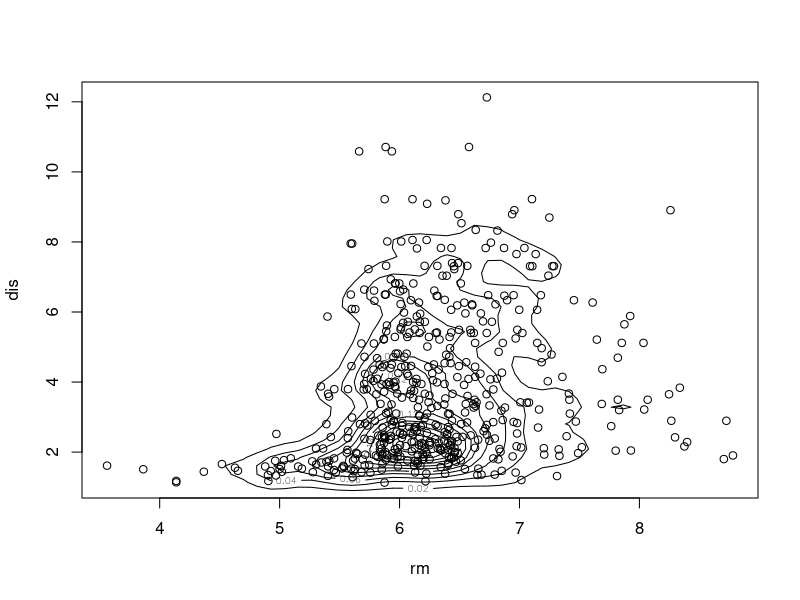
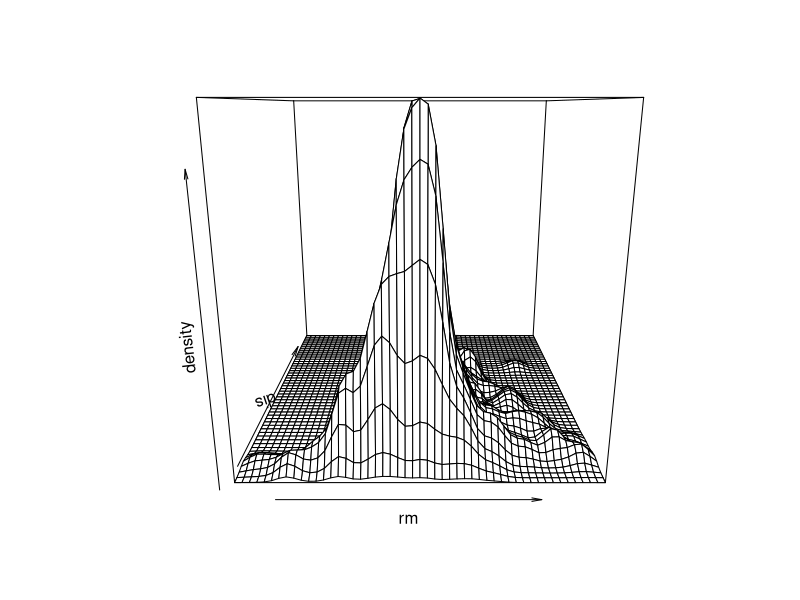

The R source for these figures, in order:
# Tuần 4: Ôn tập #

# Cho bộ dữ liệu “Boston” gồm 506 quan sát của 14 biến liên quan đến giá nhà ở
# ngoại ô Boston trong gói lệnh MASS.

# a. Tính kỳ vọng mẫu, ma trận hiệp phương sai và ma trận tương quan mẫu giữa
#    14 biến. Dựa vào kết quả thu được, hãy cho biết hai biến nào có mối tương
#    quan chặt chẽ nhất.

# install.packages("MASS")
library(MASS)

data <- Boston
head(data)

colMeans(data)
cov(data)

cor = cor(data)
cor

diag(cor) = 0
max(abs(cor))

which(cor == max(abs(cor)), arr.ind = T)

# b. Tìm giá trị riêng và vecto riêng của ma trận tương quan mẫu.

eigen(cor)

# c. Kiểm định xem từng biến có tuân theo phân phối chuẩn một chiều không?

sapply(data, shapiro.test)

# d. “Khoảng cách” có tuân theo phân phối Khi-bình phương không?

m = mahalanobis(data, colMeans(data), cov(data))
chisq.test(m)

# e. Vecto ngẫu nhiên gồm 14 biến của bộ dữ liệu “Boston” có tuân theo phân
#    phối chuẩn 14-chiều không?

# Không, do cả 14 biến đều không tuân theo pp chuẩn 1 chiều.

# f. Vẽ biểu đồ thể hiện rõ vị trí tọa độ các điểm và các đường mức tương ứng
#    của vecto ngẫu nhiên 2-chiều gồm hai biến rm – số phòng trung bình trong
#    mỗi căn hộ và dis – khoảng cách trung bình đến năm trung tâm làm việc tại
#    Boston.

# install.packages("KernSmooth")
library(KernSmooth)

data1 <- data[c('rm', 'dis')]

datad <- bkde2D(data1, bandwidth = c(dpik(data1$rm), dpik(data1$dis)))
plot(data1)
contour(x = datad$x1, y = datad$x2, z = datad$fhat, add = TRUE)

# g. Vẽ biểu đồ thể hiện rõ hàm mật độ hai chiều của hai biến rm và dis.

persp(x = datad$x1, y = datad$x2, z = datad$fhat, xlab = "rm", ylab = "dis", zlab = "density")
